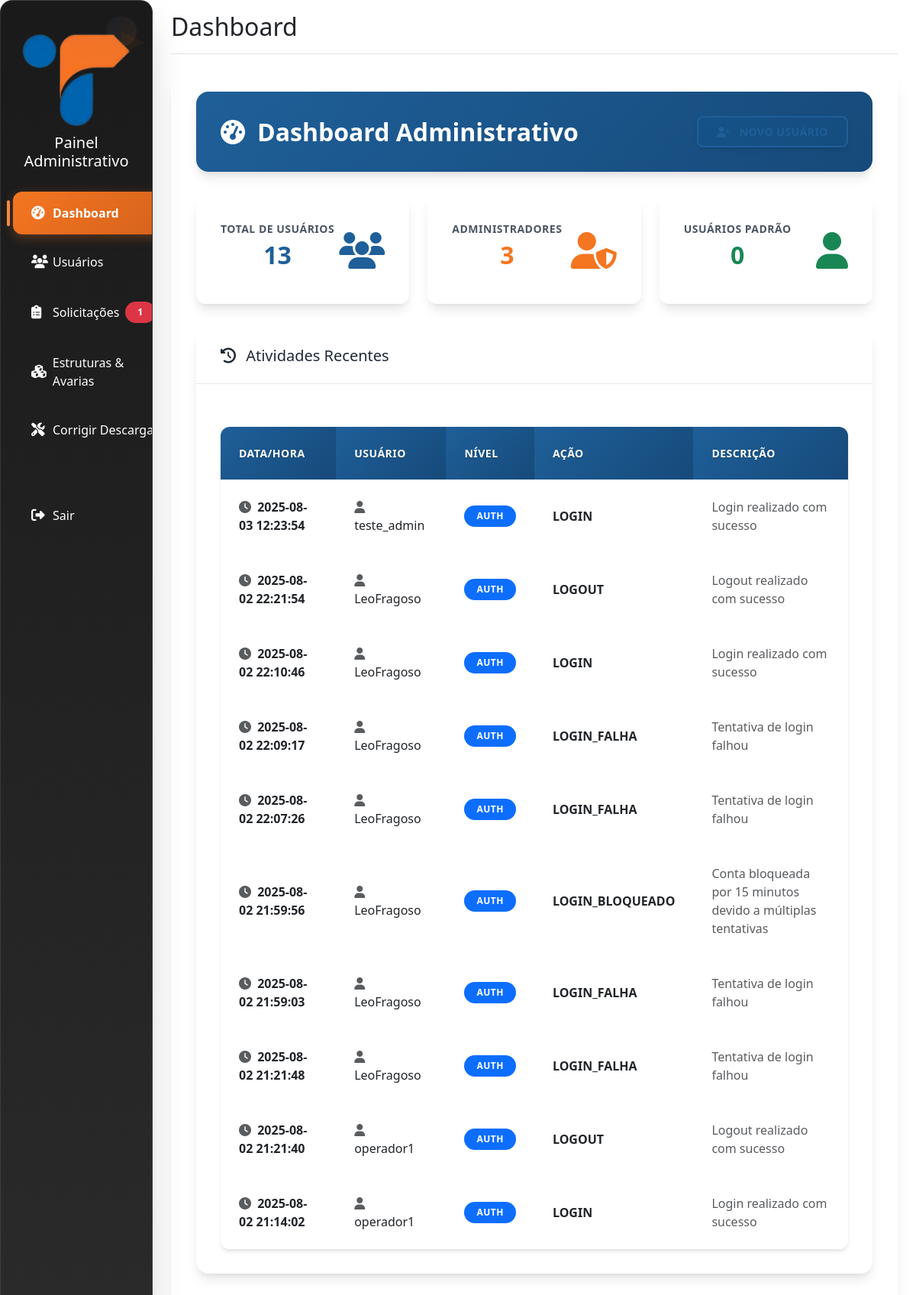
The page /admin/dashboard (signed in) on the database as committed earlier.
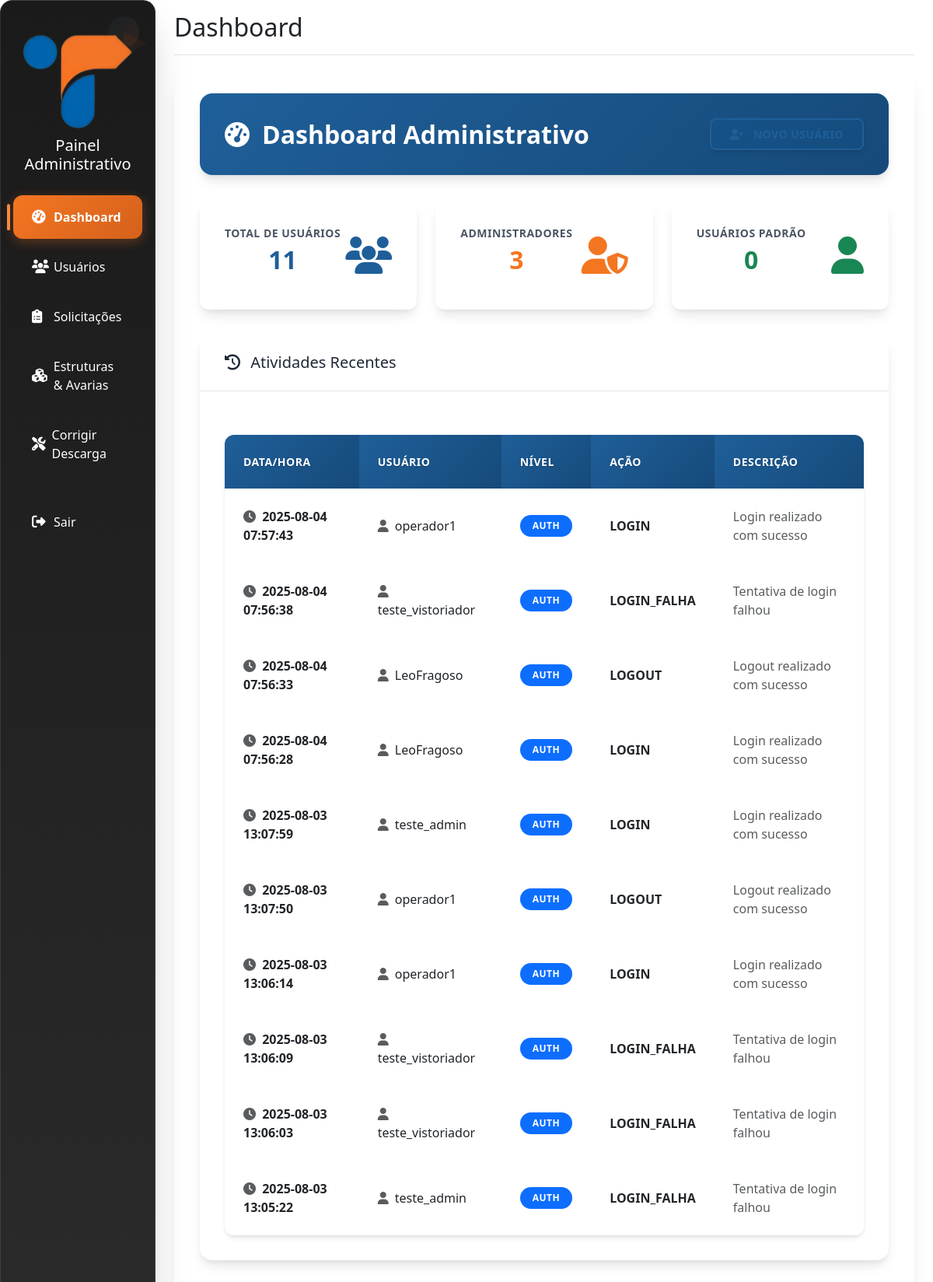
The same page on the database as committed later.
### tables this page shows
CREATE TABLE log_atividades (
        id INTEGER PRIMARY KEY AUTOINCREMENT,
        data_hora TEXT NOT NULL,
        usuario TEXT NOT NULL,
        nivel TEXT NOT NULL,
        acao TEXT NOT NULL,
        descricao TEXT
    );

### admin/routes.py (the view)
@admin_bp.route('/dashboard')
@admin_completo_only_required
def admin_dashboard():
    try:
        db = get_db()
        cursor = db.cursor()
        cursor.execute("SELECT COUNT(*) FROM usuarios")
        total_usuarios = cursor.fetchone()[0]
        cursor.execute("SELECT COUNT(*) FROM usuarios WHERE nivel = 'admin'")
        total_admins = cursor.fetchone()[0]
        cursor.execute("SELECT COUNT(*) FROM usuarios WHERE nivel = 'user'")
        total_users = cursor.fetchone()[0]
        cursor.execute("""
            SELECT * FROM log_atividades
            ORDER BY data_hora DESC
            LIMIT 10
        """)
        logs_recentes = cursor.fetchall()
        cursor.execute("""
            SELECT * FROM solicitacoes_registro
            WHERE status = 'pendente'
            ORDER BY data_solicitacao DESC
        """)
        solicitacoes_pendentes = cursor.fetchall()
        cursor.execute("""
            SELECT s.*, u.username, u.email
            FROM solicitacoes_senha s
            JOIN usuarios u ON s.usuario_id = u.id
            WHERE s.status = 'pendente'
            ORDER BY s.data_solicitacao DESC
        """)
        senha_pendentes = cursor.fetchall()
        return render_template('admin/dashboard.html',
                              total_usuarios=total_usuarios,
                              total_admins=total_admins,
                              total_users=total_users,
                              logs_recentes=logs_recentes,
                              solicitacoes_pendentes=solicitacoes_pendentes,
                              senha_pendentes=senha_pendentes,
                              username=session.get('username'),
                              role=session.get('role'))
    except Exception as e:
        logger.error(f"Erro ao carregar dashboard administrativo: {e}")
        flash(f"Erro ao carregar dashboard: {e}", "danger")
        return redirect(url_for('auth.login'))

### db.py (called while the page is built)
def get_db():
    if 'db' not in g:
        try:
            g.db = sqlite3.connect(
                current_app.config['DATABASE'],
                detect_types=sqlite3.PARSE_DECLTYPES,
                timeout=30.0,  # 30 segundos de timeout
                isolation_level=None  # Autocommit mode
            )
            g.db.execute('PRAGMA busy_timeout = 10000;')  # 10 segundos
            g.db.row_factory = sqlite3.Row
            logger.debug("Nova conexão com o banco de dados estabelecida")
        except sqlite3.Error as e:
            logger.error(f"Erro ao conectar ao banco de dados: {e}")
            raise
    return g.db

### utils/db.py (called while the page is built)
def get_db():
    try:
        return main_get_db()
    except Exception as e:
        logger.error(f"Erro ao obter conexão com o banco de dados: {e}")
        if 'db' not in g:
            g.db = sqlite3.connect(
                current_app.config['DATABASE'],
                detect_types=sqlite3.PARSE_DECLTYPES,
                timeout=30.0
            )
            g.db.row_factory = sqlite3.Row
        return g.db

### utils/permissions.py (called while the page is built)
def get_user_role():
    role = session.get('role') or session.get('nivel')
    return role

### templates/admin/dashboard.html (shortened to what the changed rows need)
{% extends "admin/base.html" %}
{% block extra_css %}
<link rel="stylesheet" href="{{ url_for('static', filename='css/admin-theme.css') }}">
{% endblock %}
{% block content %}
<div class="main-content">
            <div class="page-header">
                <div class="d-flex justify-content-between align-items-center">
                    <h1>
                        <i class="fas fa-tachometer-alt me-2"></i>
                        Dashboard Administrativo
                    </h1>
                </div>
            </div>
            <div class="admin-stats fade-in-up">
                <div class="stat-card">
                    <div class="d-flex align-items-center justify-content-between">
                        <div>
                            <div class="stat-label">Total de Usuários</div>
                            <div class="stat-value">{{ total_usuarios }}</div>
                        </div>
                    </div>
                </div>
            </div>
            <div class="admin-card mb-4 slide-in-right">
                <div class="card-body">
                    <div class="table-responsive">
                        <table class="table table-hover">
                            <thead>
                                <tr>
                                    <th>Data/Hora</th>
                                    <th>Usuário</th>
                                    <th>Nível</th>
                                    <th>Ação</th>
                                    <th>Descrição</th>
                                </tr>
                            </thead>
                            <tbody>
                                {% if logs_recentes %}
                                    {% for log in logs_recentes %}
                                    <tr>
                                        <td>
                                            <i class="fas fa-clock me-1 text-muted"></i>
                                            {{ log.data_hora }}
                                        </td>
                                        <td>
                                            <i class="fas fa-user me-1 text-muted"></i>
                                            {{ log.usuario }}
                                        </td>
                                        <td>
                                            <span class="badge bg-{{ 'success' if log.nivel == 'user' else 'warning' if log.nivel == 'admin' else 'primary' }}">
                                                {{ log.nivel }}
                                            </span>
                                        </td>
                                        <td class="fw-semibold">{{ log.acao }}</td>
                                        <td class="text-muted">{{ log.descricao }}</td>
                                    </tr>
                                    {% endfor %}
                                {% endif %}
                            </tbody>
                        </table>
                    </div>
                </div>
            </div>
</div>
{% endblock %}

Rows that differ between the two databases and show on the page:
no longer on this page (row unchanged): log_atividades: data_hora "2025-08-03 12:23:54", usuario "teste_admin", nivel "AUTH", acao "LOGIN", descricao "Login realizado com sucesso"
no longer on this page (row unchanged): log_atividades: data_hora "2025-08-02 22:21:54", usuario "LeoFragoso", nivel "AUTH", acao "LOGOUT", descricao "Logout realizado com sucesso"
no longer on this page (row unchanged): log_atividades: data_hora "2025-08-02 22:10:46", usuario "LeoFragoso", nivel "AUTH", acao "LOGIN", descricao "Login realizado com sucesso"
no longer on this page (row unchanged): log_atividades: data_hora "2025-08-02 22:09:17", usuario "LeoFragoso", nivel "AUTH", acao "LOGIN_FALHA", descricao "Tentativa de login falhou"
no longer on this page (row unchanged): log_atividades: data_hora "2025-08-02 22:07:26", usuario "LeoFragoso", nivel "AUTH", acao "LOGIN_FALHA", descricao "Tentativa de login falhou"
no longer on this page (row unchanged): log_atividades: data_hora "2025-08-02 21:59:56", usuario "LeoFragoso", nivel "AUTH", acao "LOGIN_BLOQUEADO", descricao "Conta bloqueada por 15 minutos devido a múltiplas tentativas"
no longer on this page (row unchanged): log_atividades: data_hora "2025-08-02 21:59:03", usuario "LeoFragoso", nivel "AUTH", acao "LOGIN_FALHA", descricao "Tentativa de login falhou"
no longer on this page (row unchanged): log_atividades: data_hora "2025-08-02 21:21:48", usuario "LeoFragoso", nivel "AUTH", acao "LOGIN_FALHA", descricao "Tentativa de login falhou"
no longer on this page (row unchanged): log_atividades: data_hora "2025-08-02 21:21:40", usuario "operador1", nivel "AUTH", acao "LOGOUT", descricao "Logout realizado com sucesso"
no longer on this page (row unchanged): log_atividades: data_hora "2025-08-02 21:14:02", usuario "operador1", nivel "AUTH", acao "LOGIN", descricao "Login realizado com sucesso"
added log_atividades: data_hora "2025-08-04 07:57:43", usuario "operador1", nivel "AUTH", acao "LOGIN", descricao "Login realizado com sucesso"
added log_atividades: data_hora "2025-08-04 07:56:38", usuario "teste_vistoriador", nivel "AUTH", acao "LOGIN_FALHA", descricao "Tentativa de login falhou"
added log_atividades: data_hora "2025-08-04 07:56:33", usuario "LeoFragoso", nivel "AUTH", acao "LOGOUT", descricao "Logout realizado com sucesso"
added log_atividades: data_hora "2025-08-04 07:56:28", usuario "LeoFragoso", nivel "AUTH", acao "LOGIN", descricao "Login realizado com sucesso"
added log_atividades: data_hora "2025-08-03 13:07:59", usuario "teste_admin", nivel "AUTH", acao "LOGIN", descricao "Login realizado com sucesso"
added log_atividades: data_hora "2025-08-03 13:07:50", usuario "operador1", nivel "AUTH", acao "LOGOUT", descricao "Logout realizado com sucesso"
added log_atividades: data_hora "2025-08-03 13:06:14", usuario "operador1", nivel "AUTH", acao "LOGIN", descricao "Login realizado com sucesso"
added log_atividades: data_hora "2025-08-03 13:06:09", usuario "teste_vistoriador", nivel "AUTH", acao "LOGIN_FALHA", descricao "Tentativa de login falhou"
added log_atividades: data_hora "2025-08-03 13:06:03", usuario "teste_vistoriador", nivel "AUTH", acao "LOGIN_FALHA", descricao "Tentativa de login falhou"
added log_atividades: data_hora "2025-08-03 13:05:22", usuario "teste_admin", nivel "AUTH", acao "LOGIN_FALHA", descricao "Tentativa de login falhou"
Other text that changed with them:
{{ total_usuarios }}: "13" → "11"
{{ solicitacoes_pendentes|length }}: "1" → (not shown)
